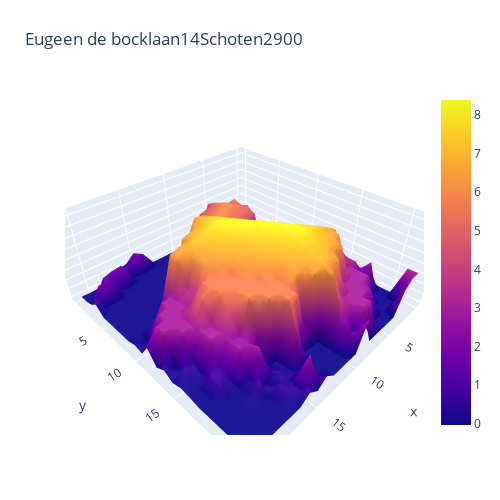

Write notebook code for a chart like this one.
### Code cell
import plotly.graph_objects as go

#Plot xyz of building
fig = go.Figure(data=[go.Surface(z=dem)])

#fig = go.Figure(data=[go.Surface(z=z_data.values)])

fig.update_layout(title=building_address, autosize=False,
                  width=500, height=500,
                  margin=dict(l=65, r=50, b=65, t=90))

fig.show()

import dash
import dash_core_components as dcc
import dash_html_components as html

app = dash.Dash()
app.layout = html.Div([
    dcc.Graph(figure=fig)
])

app.run_server(debug=True, use_reloader=False)

### Figure 1 — Plotly figure (JSON) as saved in the notebook; plotly's stock layout.template omitted (floating-point values rounded to 4 significant figures; data arrays with more than 128 entries replaced by an {"elided": "..."} marker saying what was removed)
{"data": [{"type": "surface", "z": {"elided": "23x22 float values"}}], "layout": {"autosize": false, "height": 500, "margin": {"b": 65, "l": 65, "r": 50, "t": 90}, "title": {"text": "Eugeen de bocklaan14Schoten2900"}, "width": 500}}
